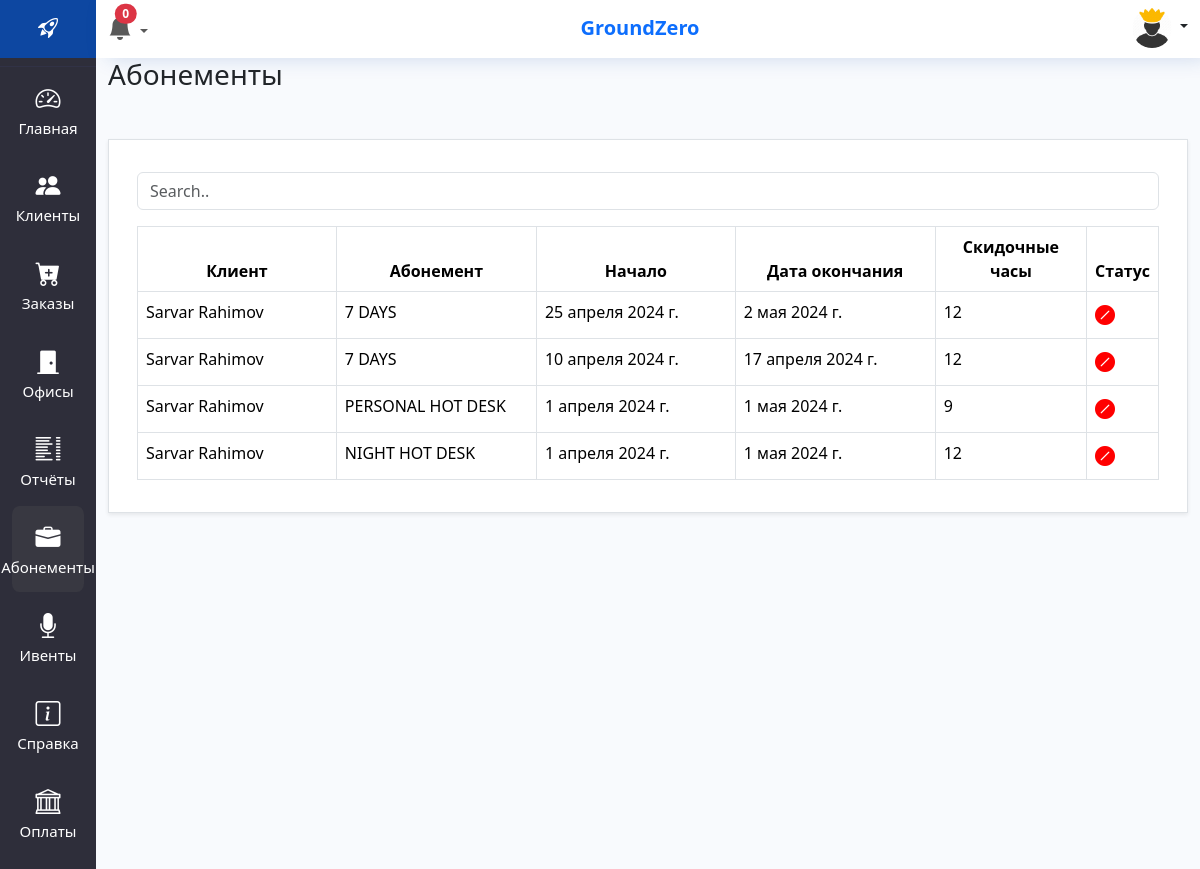
Before: /abonements_list/ (signed in) with the older database file.
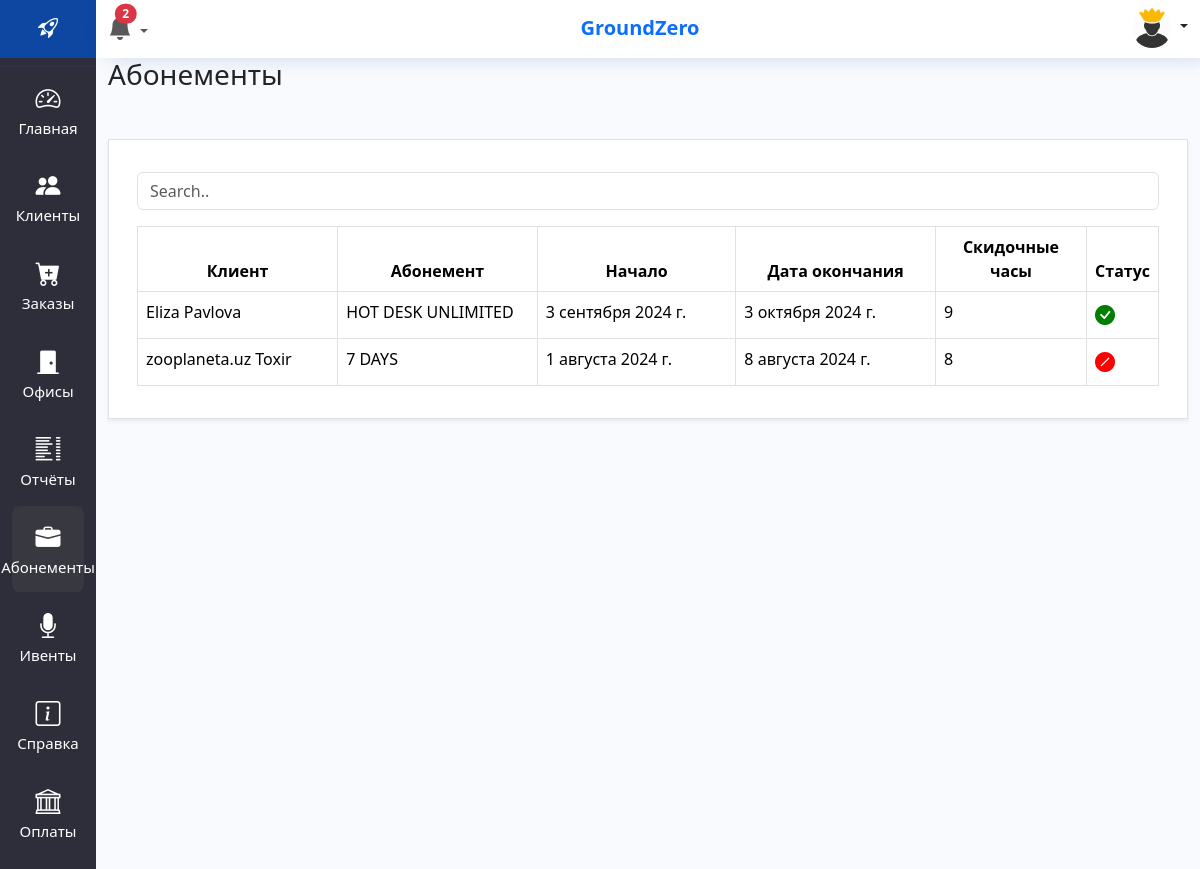
After: the same page with the newer database file.
### crm/models.py (models this page shows, shortened)
class AbonementBuyList(models.Model):
    abonement = models.ForeignKey(Abonement, on_delete=models.CASCADE, verbose_name='Абонемент')
    client = models.ForeignKey(Client, to_field='telegram_id', on_delete=models.CASCADE, verbose_name='ID клиента')
    subscription_start = models.DateField(verbose_name='Начало подписки', blank=True)
    subscription_end = models.DateField(verbose_name='Конец подписки', blank=True)
    free_time = models.SmallIntegerField(default=12, validators=[MinValueValidator(0), MaxValueValidator(15)])
    is_active = models.BooleanField(default=True)
    created_at = models.DateTimeField(auto_now_add=True, blank=True, null=True)
    added_user = models.ForeignKey(settings.AUTH_USER_MODEL, on_delete=models.CASCADE, null=True, blank=True)
    class Meta:
        verbose_name = 'Данные покупки абонемента'
        verbose_name_plural = 'Журнал покупок абонементов'

class Client(models.Model):
    objects = None
    profs = [
        ("Programmer", "Программист"),
        ("Web developer", "Веб - разработчик"),
        ("Graphic designer", "Графический дизайнер"),
        ("Web designer", "Веб дизайнер"),
        ("UX/UI designer", "UX / UI дизайнер"),
        ("Marketer", "Маркетолог"),
        ("Advertising specialist", "Специалист по рекламе"),
        ("Writer", "Писатель"),
        ("Copywriter", "Копирайтер"),
        ("Editor", "Редактор"),
        ("Journalist", "Журналист"),
        ("Photographer", "Фотограф"),
        ("Videographer", "Видеограф"),
        ("Business consultant", "Бизнес консультант"),
        ("HR consultant", "HR консультант"),
        ("IT consultant", "IT консультант"),
        ("Startupper", "Стартапер"),
        ("Project manager", "Менеджер проекта"),
        ("Financial analyst", "Финансовые аналитик"),
        ("Accountant", "Бухгалтер"),
        ("SMM specialist", "Специалист по SMM"),
        ("Architect", "Архитектор"),
        ("Engineer", "Инженер"),
        ("Lawyer", "Юрист"),
        ("Legal consultant", "Консультант по праву"),
        ("Researcher", "Исследователь"),
        ("Analyst", "Аналитик"),
        ("Online teacher training", "Учитель онлайн обучение"),
        ("Coaching trainer", "Коучинг тренер"),
        ("Recruiter", "Рекрутер"),
        ("HR specialist", "HR специалист"),
        ("DJ", "Диджей"),
        ("Music producer", "Музыкальные продюсер"),
        ("Event manager", "Эвент - менеджер"),
        ("Event organizer", "Организатор мероприятий"),
        ("Other", 'Другое')]
    name = models.CharField(max_length=50, verbose_name='Имя')
    surname = models.CharField(max_length=50, verbose_name='Фамилия')
    telegram_id = models.TextField(max_length=100, verbose_name='ИД клиента', unique=True)
    image = models.ImageField(upload_to='images/', null=True, blank=True, verbose_name='Фото клиента')
    phone = models.CharField(max_length=20, verbose_name='Контакты', null=True, blank=True)
    comment = models.TextField(verbose_name='Комментария', null=True, blank=True)
    docs = models.FileField(upload_to='docs/users', null=True, blank=True, verbose_name='Документы')
    added_user = models.ForeignKey(settings.AUTH_USER_MODEL, on_delete=models.CASCADE, null=True, blank=True)
    created_at = models.DateTimeField(auto_now_add=True, verbose_name='Дата создания')
    discount = models.SmallIntegerField(default=0, verbose_name='Скидка %')
    email = models.EmailField(blank=True, null=True, verbose_name='Email')
    auto_loyalty = models.BooleanField(default=True)
    loyalty = models.PositiveSmallIntegerField(default=1, verbose_name='Стаж клиента/день')
    activity = models.PositiveSmallIntegerField(default=4, verbose_name='Индекс активности')
    is_banned = models.BooleanField(blank=True, null=True, default=False, verbose_name='Забанен-ли?')
    otp = models.IntegerField(null=True, blank=True)
    profession = models.CharField(choices=profs, max_length=40, null=True, blank=True, verbose_name='Профессия')
    def get_absolute_url(self):
        return reverse('client', kwargs={'tg_id': self.telegram_id})
    def file_link(self):
        if self.docs:
            return self.docs.url
    file_link.allow_tags = True
    def __str__(self):
        return f"{self.name} {self.surname}"
    class Meta:
        verbose_name = 'Клиент'
        verbose_name_plural = 'Клиенты'

class Abonement(models.Model):
    title = models.CharField(max_length=50, verbose_name='Абонемент')
    price = models.DecimalField(max_digits=10, decimal_places=2, verbose_name='Цена')
    days = models.PositiveSmallIntegerField(verbose_name='Срок абонемента/дней')
    work_hour_from = models.TimeField(blank=True, null=True, verbose_name='Рабочая времья от')
    work_hour_to = models.TimeField(blank=True, null=True, verbose_name='Рабочая времья до')
    free_time = models.SmallIntegerField(default=12, validators=[MinValueValidator(0), MaxValueValidator(12)],
                                         verbose_name='-50% на Митинг рум')
    other_loc_work_time = models.PositiveSmallIntegerField(blank=True, null=True, default=3,
                                                           verbose_name="Возможность работать в других локацих")
    created_at = models.DateTimeField(auto_now_add=True)
    class Meta:
        verbose_name = 'Абонемент'
        verbose_name_plural = 'Абонементы'

### crm/views.py (the view)
# urls.py: path('abonements_list/', abonements_list, name='abonements_list'),
def abonements_list(request):
    abonements = AbonementBuyList.objects.all().order_by('-subscription_start')
    context = {'abonements': abonements, 'title': 'Абонементы', 'selectMenu': 'abonements'}
    return render(request, 'crm/abonements_list.html', context=context)

### crm/context_processor.py (called while the page is built)
def deactivete_subscribtion(request):
    eski_abonents = AbonementBuyList.objects.filter(subscription_end__lt=datetime.date.today()).update(is_active=False)
    OfficeRent.objects.filter(rent_end__lt=datetime.date.today()).update(is_active=False)
    Events.objects.filter(event_start_date__lt=datetime.date.today()).update(status='COMPLETED')
    return {
        'eski_abonents': eski_abonents
    }

### crm/templates/crm/abonements_list.html (shortened to what this page needs)
{% extends 'base.html' %}
{% block main %}
<h3>Абонементы</h3>
<div class="mt-5 mb-3 p-3 button-container bg-white border shadow-sm">
    <div class="container-fluid mt-3">
        <input class="form-control mb-3" id="myInput" type="text" placeholder="Search..">
        <table class="table table-bordered">
            <thead>
            <tr class="text-center">
                <th style="width:20%">Клиент</th>
                <th style="width:20%">Абонемент</th>
                <th style="width:20%">Начало</th>
                <th style="width:20%">Дата окончания</th>
                <th style="width:15%">Скидочные часы</th>
                <th style="width:5%">Статус</th>
            </tr>
            </thead>
            <tbody id="myTable">
            {% for ab in abonements %}
            <tr>
                <td><a href="{{ ab.client.get_absolute_url }}" style="color:black;">{{ ab.client }}</a></td>
                <td>{{ab.abonement.title }}</td>
                <td>{{ ab.subscription_start }}</td>
                <td>{{ ab.subscription_end }}</td>
                <td>{{ ab.free_time }}</td>
                {% if ab.is_active %}
                <td><i class="bi bi-check-circle-fill" style="color:green"></i></td>
                {% else %}
                <td><i class="bi bi-slash-circle-fill" style="color:red"></i></td>
                {% endif %}
            </tr>
            {% endfor %}
            </tbody>
        </table>
    </div>
</div>
{% endblock main %}

Changed rows visible on the page:
removed AbonementBuyList: client "Sarvar Rahimov", abonement "7 DAYS", subscription_start "25 апреля 2024 г.", subscription_end "2 мая 2024 г.", free_time "12", is_active False (drawn)
removed AbonementBuyList: client "Sarvar Rahimov", abonement "7 DAYS", subscription_start "10 апреля 2024 г.", subscription_end "17 апреля 2024 г.", free_time "12", is_active False (drawn)
removed AbonementBuyList: client "Sarvar Rahimov", abonement "PERSONAL HOT DESK", subscription_start "1 апреля 2024 г.", subscription_end "1 мая 2024 г.", free_time "9", is_active False (drawn)
removed AbonementBuyList: client "Sarvar Rahimov", abonement "NIGHT HOT DESK", subscription_start "1 апреля 2024 г.", subscription_end "1 мая 2024 г.", free_time "12", is_active False (drawn)
added AbonementBuyList: client "Eliza Pavlova", abonement "HOT DESK UNLIMITED", subscription_start "3 сентября 2024 г.", subscription_end "3 октября 2024 г.", free_time "9", is_active True (drawn)
added AbonementBuyList: client "zooplaneta.uz Toxir", abonement "7 DAYS", subscription_start "1 августа 2024 г.", subscription_end "8 августа 2024 г.", free_time "8", is_active False (drawn)
Other visible differences:
{{ counts }}: "0" → "2"
